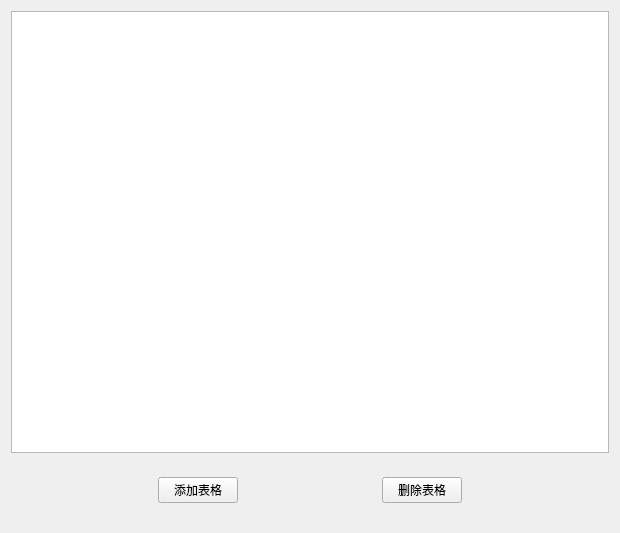
<?xml version="1.0" encoding="UTF-8"?>
<ui version="4.0">
 <class>ManageSheet</class>
 <widget class="QWidget" name="ManageSheet">
  <property name="geometry">
   <rect>
    <x>0</x>
    <y>0</y>
    <width>620</width>
    <height>533</height>
   </rect>
  </property>
  <property name="windowTitle">
   <string>Form</string>
  </property>
  <layout class="QVBoxLayout" name="verticalLayout" stretch="7,1">
   <item>
    <widget class="QTableWidget" name="tableWidget"/>
   </item>
   <item>
    <widget class="QWidget" name="widget" native="true">
     <layout class="QHBoxLayout" name="horizontalLayout">
      <item>
       <spacer name="horizontalSpacer_2">
        <property name="orientation">
         <enum>Qt::Horizontal</enum>
        </property>
        <property name="sizeHint" stdset="0">
         <size>
          <width>40</width>
          <height>20</height>
         </size>
        </property>
       </spacer>
      </item>
      <item>
       <widget class="QPushButton" name="addSheetButton">
        <property name="sizePolicy">
         <sizepolicy hsizetype="Minimum" vsizetype="Fixed">
          <horstretch>0</horstretch>
          <verstretch>0</verstretch>
         </sizepolicy>
        </property>
        <property name="cursor">
         <cursorShape>PointingHandCursor</cursorShape>
        </property>
        <property name="text">
         <string>添加表格</string>
        </property>
       </widget>
      </item>
      <item>
       <spacer name="horizontalSpacer">
        <property name="orientation">
         <enum>Qt::Horizontal</enum>
        </property>
        <property name="sizeHint" stdset="0">
         <size>
          <width>40</width>
          <height>20</height>
         </size>
        </property>
       </spacer>
      </item>
      <item>
       <widget class="QPushButton" name="deleteSheetButton">
        <property name="sizePolicy">
         <sizepolicy hsizetype="Minimum" vsizetype="Fixed">
          <horstretch>0</horstretch>
          <verstretch>0</verstretch>
         </sizepolicy>
        </property>
        <property name="cursor">
         <cursorShape>PointingHandCursor</cursorShape>
        </property>
        <property name="text">
         <string>删除表格</string>
        </property>
       </widget>
      </item>
      <item>
       <spacer name="horizontalSpacer_3">
        <property name="orientation">
         <enum>Qt::Horizontal</enum>
        </property>
        <property name="sizeHint" stdset="0">
         <size>
          <width>40</width>
          <height>20</height>
         </size>
        </property>
       </spacer>
      </item>
     </layout>
    </widget>
   </item>
  </layout>
 </widget>
 <resources/>
 <connections/>
</ui>
